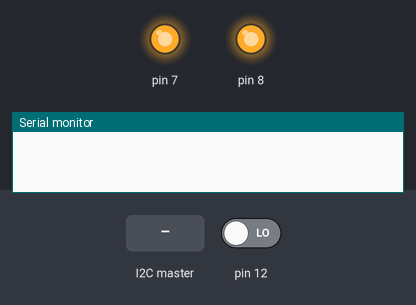
Simulated run of this sketch. Board: Arduino Uno, built with avr-gcc and run on an emulated ATmega328P. Shown: output pins drawn as LEDs (lit = HIGH), the last lines printed to the serial monitor. Inputs (shaded band) come from the test bench; at power-on: pin 12 LOW. The audio player accepts every command and is not drawn.

Above: at 0.1 s.
At 1.4 s:
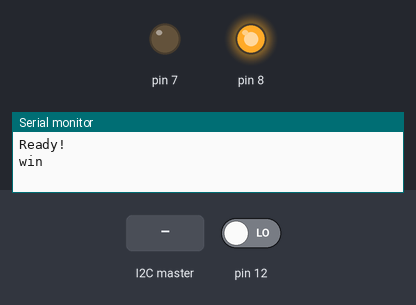
1.5 s: the I2C master sends the byte 1
Timing chart, 0 to 4.5 s (numbered marks = the images above; inputs shaded):
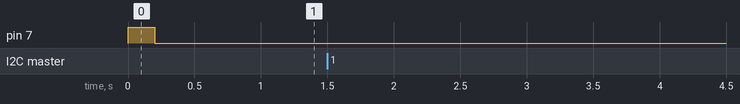

The sketch:

quest_kk_audio.ino
```cpp
#include <Wire.h> //библиотека i2c
#define SLAVE_ADDRESS 0x09 // ардуино объявлена слейвом
int trek = 1;
int command = 0;


#include <SoftwareSerial.h>
#include <DFPlayer_Mini_Mp3.h>
void setup () {
    Serial.begin (9600);
    pinMode(8, OUTPUT);
    pinMode(10, INPUT);
    pinMode(7, OUTPUT);
    digitalWrite(7, HIGH);
    digitalWrite(8, HIGH);

    mp3_set_serial (Serial);
    mp3_set_volume (15);
    delay (100);
    mp3_play (1);
    delay (100);
    Wire.begin(SLAVE_ADDRESS);
    Wire.onReceive(receiveData);
    Wire.onRequest(sendData);
    Serial.println("Ready!");
}
void loop () {
    if(digitalRead(12) == HIGH) {
        Serial.println("playing game");
        digitalWrite(7, HIGH);
    } else {
        digitalWrite(7, LOW);
        Serial.println("win");
        mp3_play(3); // победа
        trek = 3;
        delay(32000);
    }
    if(trek == 4) {
        mp3_play(trek); // поражение
        Serial.println("loose");
        delay(54000);
    }

    if(trek == 2) {
        Serial.println("5 min");
        mp3_play(trek);
        delay(6000); // предупреждние о 5 минутах
        mp3_play(1);
    }
    mp3_play (1);
}

void receiveData(int byteCount)
{
  while(Wire.available()) {
    trek = Wire.read();
    Serial.print("read: ");
    Serial.println(trek);
    delay(100);
  }
}

void sendData()
{
  Wire.write(trek);
  Serial.print("send: ");
  Serial.println(trek);
  delay(100);
}
```
